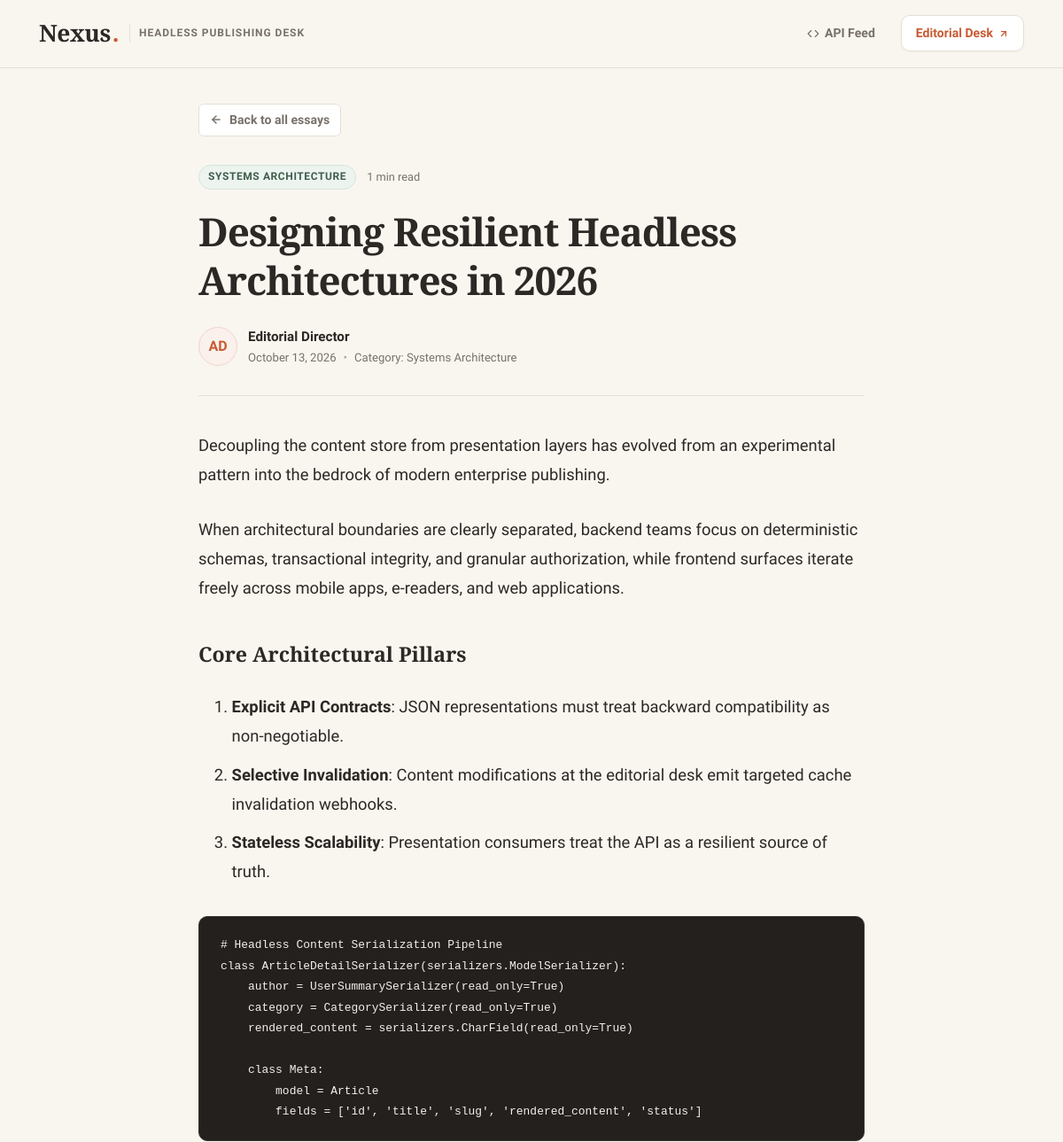
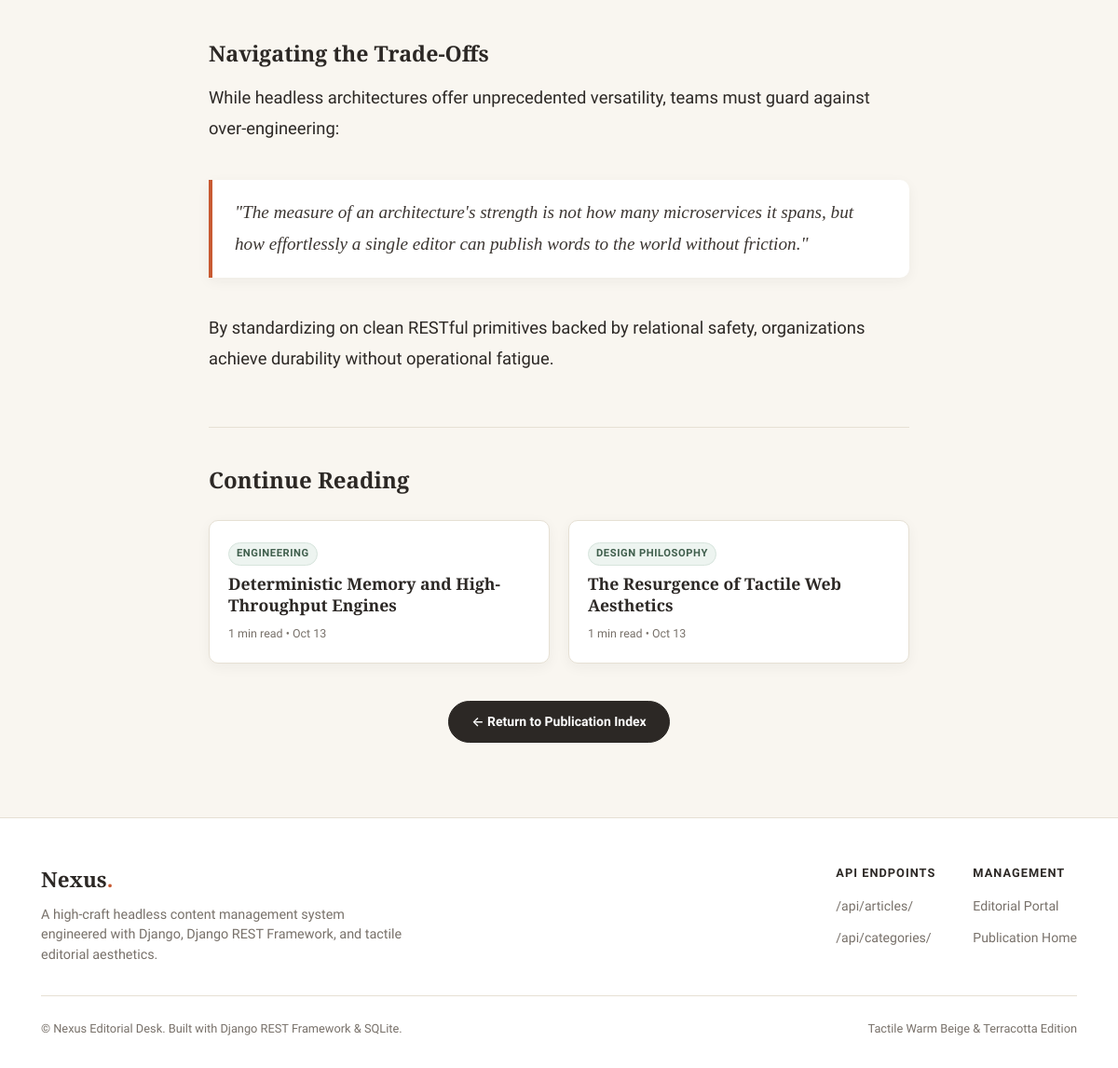
Screenshot of /article/designing-resilient-headless-architectures-in-2026/ with the database file from the repository (2 pictures, top to bottom).
### cms/models.py (models this page shows, shortened)
class Article(models.Model):
    STATUS_CHOICES = (
        ('draft', 'Draft'),
        ('published', 'Published'),
    )
    title = models.CharField(max_length=255)
    slug = models.SlugField(max_length=255, unique=True, blank=True)
    author = models.ForeignKey(
        settings.AUTH_USER_MODEL,
        on_delete=models.CASCADE,
        related_name='articles'
    )
    category = models.ForeignKey(
        Category,
        on_delete=models.CASCADE,
        related_name='articles'
    )
    content = models.TextField(help_text="Article content in Markdown or HTML")
    status = models.CharField(
        max_length=20,
        choices=STATUS_CHOICES,
        default='draft'
    )
    reading_time = models.PositiveIntegerField(
        default=1,
        help_text="Estimated reading time in minutes"
    )
    created_at = models.DateTimeField(auto_now_add=True)
    updated_at = models.DateTimeField(auto_now=True)
    class Meta:
        ordering = ['-created_at']
    @property
    def rendered_content(self):
        return markdown.markdown(
            self.content or '',
            extensions=['fenced_code', 'tables', 'nl2br']
        )
    @property
    def excerpt(self):
        plain_text = re.sub(r'#|\*|_|`|>|\[.*?\]\(.*?\)|\n+', ' ', self.content or '')
        plain_text = ' '.join(plain_text.split())
        if len(plain_text) > 175:
            return plain_text[:172].rstrip() + '...'
        return plain_text

class Category(models.Model):
    name = models.CharField(max_length=100, unique=True)
    slug = models.SlugField(max_length=120, unique=True, blank=True)
    description = models.TextField(blank=True, default='')
    created_at = models.DateTimeField(auto_now_add=True)
    class Meta:
        verbose_name_plural = "Categories"
        ordering = ['name']

### cms/views.py (the view)
# urls.py: path('article/<slug:slug>/', article_detail_view, name='article_detail'),
def article_detail_view(request, slug):
    article = get_object_or_404(Article.objects.select_related('author', 'category'), slug=slug)
    if article.status != 'published' and not (request.user.is_authenticated and request.user.is_staff):
        raise Http404("Article not found or not published.")
    recent_articles = Article.objects.filter(
        status='published'
    ).exclude(pk=article.pk).select_related('author', 'category')[:3]
    return render(request, 'article_detail.html', {
        'article': article,
        'recent_articles': recent_articles,
    })

### templates/article_detail.html (shortened to what this page needs)
{% extends 'base.html' %}
{% block content %}
<article class="reader-container">
  <nav class="back-nav">
    <a href="{% url 'home' %}" class="back-link">
      <svg width="14" height="14" viewBox="0 0 24 24" fill="none" stroke="currentColor" stroke-width="2.5" stroke-linecap="round" stroke-linejoin="round">
        <line x1="19" y1="12" x2="5" y2="12"></line>
        <polyline points="12 19 5 12 12 5"></polyline>
      </svg>
      <span>Back to all essays</span>
    </a>
  </nav>
  <header class="reader-header">
    <div class="reader-meta-top">
      <span class="badge-category">{{ article.category.name }}</span>
      <span class="read-time">{{ article.reading_time }} min read</span>
    </div>
    <h1 class="reader-title">{{ article.title }}</h1>
    <div class="reader-byline">
      <div class="byline-author">
        <div class="byline-avatar">
          {{ article.author.username|slice:":2"|upper }}
        </div>
        <div class="byline-details">
          <span class="byline-name">{{ article.author.get_full_name|default:article.author.username }}</span>
          <div class="byline-meta-row">
            <time datetime="{{ article.created_at|date:'Y-m-d' }}">{{ article.created_at|date:"F j, Y" }}</time>
            <span class="byline-dot">&bull;</span>
            <span>Category: {{ article.category.name }}</span>
          </div>
        </div>
      </div>
    </div>
  </header>
  <div class="article-body">
    {{ article.rendered_content|safe }}
  </div>
  <footer class="reader-footer">
    {% if recent_articles %}
    <h3 class="related-title">Continue Reading</h3>
    <div class="related-grid">
      {% for item in recent_articles %}
      <div class="related-card">
        <div>
          <span class="badge-category" style="font-size: 0.7rem; padding: 2px 8px; margin-bottom: 8px;">{{ item.category.name }}</span>
          <h4 class="related-card-title">
            <a href="{% url 'article_detail' slug=item.slug %}">{{ item.title }}</a>
          </h4>
        </div>
        <div class="related-card-meta">
          <span>{{ item.reading_time }} min read &bull; {{ item.created_at|date:"M j" }}</span>
        </div>
      </div>
      {% endfor %}
    </div>
    {% endif %}
    <div style="margin-top: 40px; text-align: center;">
      <a href="{% url 'home' %}" class="pill-item active" style="display: inline-flex; padding: 10px 24px;">
        &larr; Return to Publication Index
      </a>
    </div>
  </footer>
</article>
{% endblock %}

### rows the page displays
Article: category.name "SYSTEMS ARCHITECTURE", reading_time "1", title "Designing Resilient Headless Architectures in 2026", author.username "AD", author.get_full_name "Editorial Director", created_at "October 13, 2026", category.name "Systems Architecture", rendered_content "Decoupling the content store from presentation layers has evolved from an experimental pattern into the bedrock of modern enterprise publishing. When architectural boundaries are clearly separated, backend teams focus on deterministic schemas, transactional integrity, and granular authorization, while frontend surfaces iterate freely across mobile apps, e-readers, and web applications. Core Architectural Pillars Explicit API Contracts : JSON representations must treat backward compatibility as non-negotiable. Selective Invalidation : Content modifications at the editorial desk emit targeted cache invalidation webhooks. Stateless Scalability : Presentation consumers treat the API as a…"
Article: category.name "ENGINEERING", title "Deterministic Memory and High-Throughput Engines", reading_time "1", created_at "Oct 13"
Article: category.name "DESIGN PHILOSOPHY", title "The Resurgence of Tactile Web Aesthetics", reading_time "1", created_at "Oct 13"
